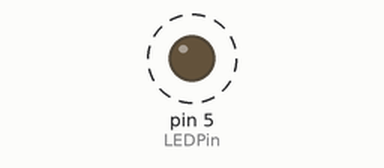
The sketch below on a simulated Arduino Uno, built with avr-gcc and run on an emulated ATmega328P. On the bench: output pins drawn as LEDs (lit = HIGH). Dashed ring = blinking. No radio packets arrive unless stated; what the sketch prints to the serial monitor is not drawn.

Above: at 0.13 s.
Timing chart, 0 to 3.0 s (numbered marks = the images above):
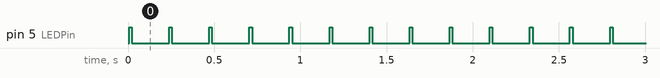

The sketch:

RF_24_Txn_Packet_Counter.ino
```cpp
/*RF24 Basin Transmitter*/

/*Adapted from J Coliz's superb RF24 library*/

/*
 This program is free software; you can redistribute it and/or
 modify it under the terms of the GNU General Public License
 version 2 as published by the Free Software Foundation.
 */

#include <SPI.h>
#include "nRF24L01.h"
#include "RF24.h"
#include "printf.h"

// Set up nRF24L01 radio on SPI bus plus pins 9 & 10

RF24 radio(9,10);

// Radio pipe addresses for the 2 nodes to communicate.
const uint64_t pipe = 0xF0F0F0F0E1LL;

//container for the data

float txData[2];

//success and fail counters

float pktOK, pktFail;

//Connect OK LED Pin

int LEDPin = 5;

void setup(void)
{

  Serial.begin(57600);

  printf_begin();

  SetupTransmitter();

  pktOK = 0;

  pktFail = 0;

  pinMode(LEDPin,OUTPUT);

}

void SetupTransmitter()
{

  // Setup and configure rf radio

  radio.begin();

  radio.setDataRate(RF24_2MBPS);//data rate

  radio.setPALevel(RF24_PA_MAX); //txn power output

  radio.setRetries(15,15);

  radio.setPayloadSize(32);

  radio.setChannel(100); //set the channel to use

  radio.openWritingPipe(pipe);

  //radio.openReadingPipe(2,pipe);

  radio.startListening();

  radio.printDetails();
}

boolean TransmitData()
{
    radio.stopListening();

    bool ok = radio.write(txData, sizeof(txData));

    // Now, continue listening
    radio.startListening();

    return ok;

}

void loop(void)
{
    // Update the data packet

    txData[0] = pktOK;

    txData[1] = pktFail;

    //Send the Data

     if (TransmitData())
    {
      //Serial.println("ok...");
      //light up a green LED to show that the link is active and well
      digitalWrite(LEDPin,HIGH);
      delay(15);
      pktOK++;

     }
    else
    {
      //Serial.println("failed.");
      //turn off the green LED to show that the link is down
      digitalWrite(LEDPin,LOW);
      delay(15);
      pktFail++;
    }

    //turn off the green status LED
    digitalWrite(LEDPin,LOW);
    delay(15);

      Serial.print("Success Count:");
      Serial.print(pktOK);
      Serial.print("   Fail Count:");
      Serial.println(pktFail);

    // Try again later
    delay(200);

}
```

printf.h
```cpp
// (licence header left out)
/**
 * @file printf.h
 *
 * Setup necessary to direct stdout to the Arduino Serial library, which
 * enables 'printf'
 */

#ifndef __PRINTF_H__
#define __PRINTF_H__

#ifdef ARDUINO

int serial_putc( char c, FILE * )
{
  Serial.write( c );

  return c;
}

void printf_begin(void)
{
  fdevopen( &serial_putc, 0 );
}

#else
#error This example is only for use on Arduino.
#endif // ARDUINO

#endif // __PRINTF_H__
```

Measured:
- by itself, pin 5 (LEDPin): alternates HIGH for 0.02 s and LOW for 0.22 s
